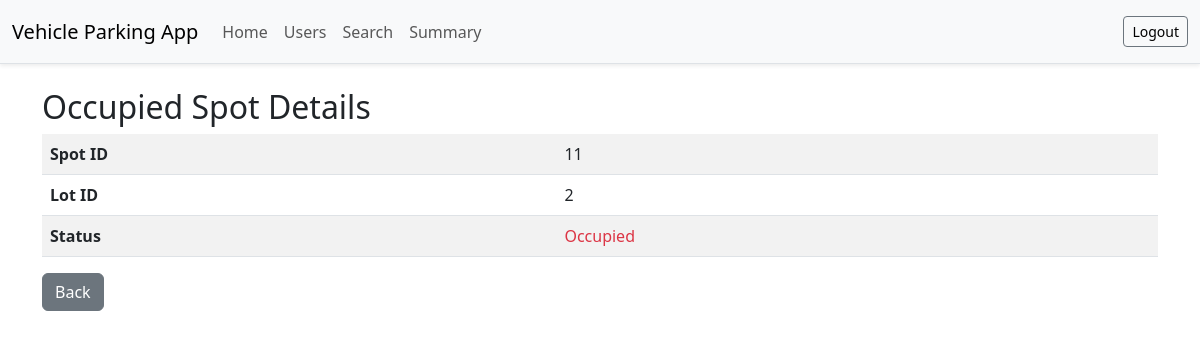
The app's page /admin/spot/11/details (signed in), older data.
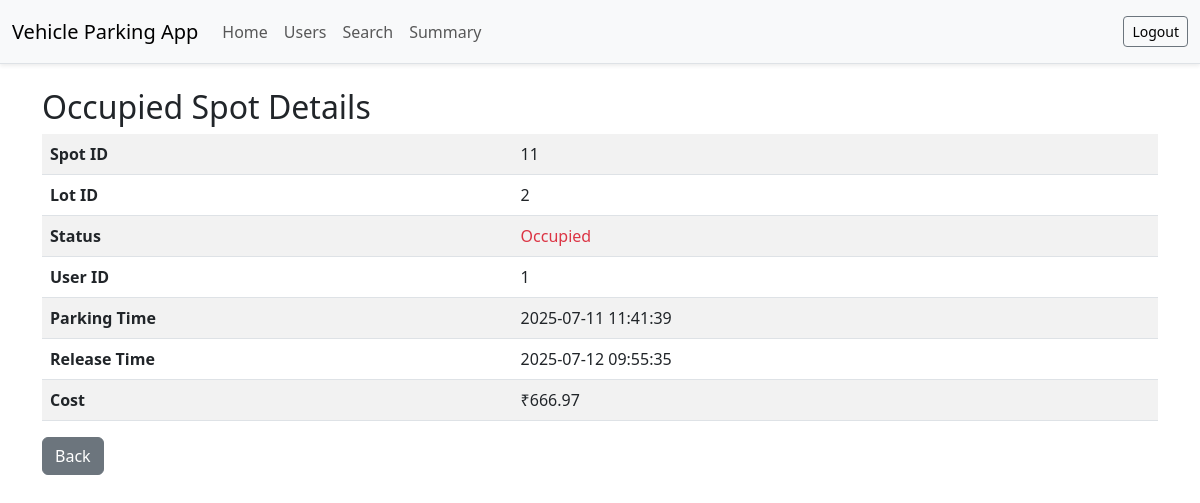
The same page, newer data.
### models.py (models this page shows)
class Reservation(db.Model):
    id = db.Column(db.Integer, primary_key=True)
    user_id = db.Column(db.Integer, db.ForeignKey('user.id'), nullable=False)
    spot_id = db.Column(db.Integer, db.ForeignKey('parking_spot.id'), nullable=False)
    parking_time = db.Column(db.DateTime, nullable=True)
    release_time = db.Column(db.DateTime, nullable=True)
    cost = db.Column(db.Float, nullable=True)

### app.py (the view)
@app.route('/admin/spot/<int:spot_id>/details')
def spot_details(spot_id):
    if session.get('user') != 'admin':
        return redirect(url_for('login'))
    spot = ParkingSpot.query.get_or_404(spot_id)
    reservation = Reservation.query.filter_by(spot_id=spot.id).order_by(Reservation.parking_time.desc()).first()
    return render_template('admin_spot_details.html', spot=spot, reservation=reservation)

### templates/admin_spot_details.html
{% extends "base.html" %}
{% block content %}
<h2>Occupied Spot Details</h2>
<table class="table table-striped">
    <tr>
        <th>Spot ID</th>
        <td>{{ spot.id }}</td>
    </tr>
    <tr>
        <th>Lot ID</th>
        <td>{{ spot.lot_id }}</td>
    </tr>
    <tr>
        <th>Status</th>
        <td><span class="text-danger">Occupied</span></td>
    </tr>
    {% if reservation %}
    <tr>
        <th>User ID</th>
        <td>{{ reservation.user_id }}</td>
    </tr>
    <tr>
        <th>Parking Time</th>
        <td>{{ reservation.parking_time.strftime('%Y-%m-%d %H:%M:%S') }}</td>
    </tr>
    <tr>
        <th>Release Time</th>
        <td>
            {% if reservation.release_time %}
                {{ reservation.release_time.strftime('%Y-%m-%d %H:%M:%S') }}
            {% else %}
                <span class="text-warning">Not yet released</span>
            {% endif %}
        </td>
    </tr>
    <tr>
        <th>Cost</th>
        <td>₹{{ reservation.cost or '—' }}</td>
    </tr>
    {% endif %}
</table>
<a href="{{ url_for('view_lot_spots', lot_id=spot.lot_id) }}" class="btn btn-secondary">Back</a>
{% endblock %}

Row changes from the older to the newer data that the page shows:
added Reservation: user_id "1", parking_time "2025-07-11 11:41:39", release_time "2025-07-12 09:55:35", cost "666.97"
Text that changed along with them:
text now shown: "User ID Parking Time Release Time Cost ₹"
